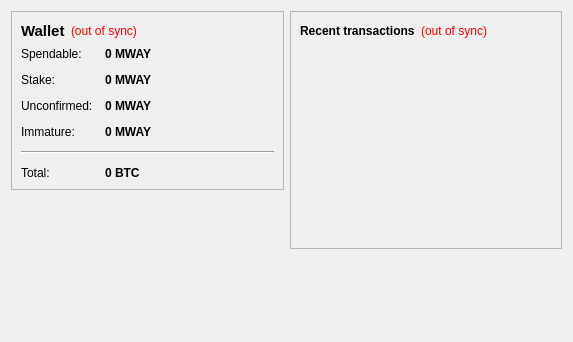
<?xml version="1.0" encoding="UTF-8"?>
<ui version="4.0">
 <class>OverviewPage</class>
 <widget class="QWidget" name="OverviewPage">
  <property name="geometry">
   <rect>
    <x>0</x>
    <y>0</y>
    <width>573</width>
    <height>342</height>
   </rect>
  </property>
  <property name="windowTitle">
   <string>Form</string>
  </property>
  <layout class="QHBoxLayout" name="horizontalLayout" stretch="1,1">
   <item>
    <layout class="QVBoxLayout" name="verticalLayout_2">
     <item>
      <widget class="QFrame" name="frame">
       <property name="frameShape">
        <enum>QFrame::StyledPanel</enum>
       </property>
       <property name="frameShadow">
        <enum>QFrame::Raised</enum>
       </property>
       <layout class="QVBoxLayout" name="verticalLayout_4">
        <item>
         <layout class="QHBoxLayout" name="horizontalLayout_4">
          <item>
           <widget class="QLabel" name="label_5">
            <property name="font">
             <font>
              <pointsize>11</pointsize>
              <weight>75</weight>
              <bold>true</bold>
             </font>
            </property>
            <property name="text">
             <string>Wallet</string>
            </property>
           </widget>
          </item>
          <item>
           <widget class="QLabel" name="labelWalletStatus">
            <property name="toolTip">
             <string>The displayed information may be out of date. Your wallet automatically synchronizes with the Milkway network after a connection is established, but this process has not completed yet.</string>
            </property>
            <property name="styleSheet">
             <string notr="true">QLabel { color: red; }</string>
            </property>
            <property name="text">
             <string notr="true">(out of sync)</string>
            </property>
            <property name="alignment">
             <set>Qt::AlignLeading|Qt::AlignLeft|Qt::AlignVCenter</set>
            </property>
           </widget>
          </item>
          <item>
           <spacer name="horizontalSpacer_2">
            <property name="orientation">
             <enum>Qt::Horizontal</enum>
            </property>
            <property name="sizeHint" stdset="0">
             <size>
              <width>40</width>
              <height>20</height>
             </size>
            </property>
           </spacer>
          </item>
         </layout>
        </item>
        <item>
         <layout class="QFormLayout" name="formLayout_2">
          <property name="fieldGrowthPolicy">
           <enum>QFormLayout::AllNonFixedFieldsGrow</enum>
          </property>
          <property name="horizontalSpacing">
           <number>12</number>
          </property>
          <property name="verticalSpacing">
           <number>12</number>
          </property>
          <item row="0" column="0">
           <widget class="QLabel" name="label">
            <property name="text">
             <string>Spendable:</string>
            </property>
           </widget>
          </item>
          <item row="0" column="1">
           <widget class="QLabel" name="labelBalance">
            <property name="font">
             <font>
              <weight>75</weight>
              <bold>true</bold>
             </font>
            </property>
            <property name="cursor">
             <cursorShape>IBeamCursor</cursorShape>
            </property>
            <property name="toolTip">
             <string>Your current spendable balance</string>
            </property>
            <property name="text">
             <string notr="true">0 MWAY</string>
            </property>
            <property name="textInteractionFlags">
             <set>Qt::LinksAccessibleByMouse|Qt::TextSelectableByKeyboard|Qt::TextSelectableByMouse</set>
            </property>
           </widget>
          </item>
          <item row="1" column="0">
           <widget class="QLabel" name="label_6">
            <property name="text">
             <string>Stake:</string>
            </property>
           </widget>
          </item>
          <item row="1" column="1">
           <widget class="QLabel" name="labelStake">
            <property name="font">
             <font>
              <weight>75</weight>
              <bold>true</bold>
             </font>
            </property>
            <property name="cursor">
             <cursorShape>IBeamCursor</cursorShape>
            </property>
            <property name="toolTip">
             <string>Total of coins that was staked, and do not yet count toward the current balance</string>
            </property>
            <property name="text">
             <string notr="true">0 MWAY</string>
            </property>
            <property name="textInteractionFlags">
             <set>Qt::LinksAccessibleByMouse|Qt::TextSelectableByKeyboard|Qt::TextSelectableByMouse</set>
            </property>
           </widget>
          </item>
          <item row="2" column="0">
           <widget class="QLabel" name="label_3">
            <property name="text">
             <string>Unconfirmed:</string>
            </property>
           </widget>
          </item>
          <item row="2" column="1">
           <widget class="QLabel" name="labelUnconfirmed">
            <property name="font">
             <font>
              <weight>75</weight>
              <bold>true</bold>
             </font>
            </property>
            <property name="cursor">
             <cursorShape>IBeamCursor</cursorShape>
            </property>
            <property name="toolTip">
             <string>Total of transactions that have yet to be confirmed, and do not yet count toward the current balance</string>
            </property>
            <property name="text">
             <string notr="true">0 MWAY</string>
            </property>
            <property name="textInteractionFlags">
             <set>Qt::LinksAccessibleByMouse|Qt::TextSelectableByKeyboard|Qt::TextSelectableByMouse</set>
            </property>
           </widget>
          </item>
          <item row="3" column="0">
           <widget class="QLabel" name="labelImmatureText">
            <property name="text">
             <string>Immature:</string>
            </property>
           </widget>
          </item>
          <item row="3" column="1">
           <widget class="QLabel" name="labelImmature">
            <property name="font">
             <font>
              <weight>75</weight>
              <bold>true</bold>
             </font>
            </property>
            <property name="toolTip">
             <string>Mined balance that has not yet matured</string>
            </property>
            <property name="text">
             <string notr="true">0 MWAY</string>
            </property>
            <property name="textInteractionFlags">
             <set>Qt::LinksAccessibleByMouse|Qt::TextSelectableByKeyboard|Qt::TextSelectableByMouse</set>
            </property>
           </widget>
          </item>
          <item row="4" column="0" colspan="2">
           <widget class="Line" name="line">
            <property name="orientation">
             <enum>Qt::Horizontal</enum>
            </property>
           </widget>
          </item>
          <item row="5" column="0">
           <widget class="QLabel" name="labelTotalText">
            <property name="text">
             <string>Total:</string>
            </property>
           </widget>
          </item>
          <item row="5" column="1">
           <widget class="QLabel" name="labelTotal">
            <property name="font">
             <font>
              <weight>75</weight>
              <bold>true</bold>
             </font>
            </property>
            <property name="cursor">
             <cursorShape>IBeamCursor</cursorShape>
            </property>
            <property name="toolTip">
             <string>Your current total balance</string>
            </property>
            <property name="text">
             <string notr="true">0 BTC</string>
            </property>
            <property name="textInteractionFlags">
             <set>Qt::LinksAccessibleByMouse|Qt::TextSelectableByKeyboard|Qt::TextSelectableByMouse</set>
            </property>
           </widget>
          </item>
         </layout>
        </item>
       </layout>
      </widget>
     </item>
     <item>
      <spacer name="verticalSpacer">
       <property name="orientation">
        <enum>Qt::Vertical</enum>
       </property>
       <property name="sizeHint" stdset="0">
        <size>
         <width>20</width>
         <height>40</height>
        </size>
       </property>
      </spacer>
     </item>
    </layout>
   </item>
   <item>
    <layout class="QVBoxLayout" name="verticalLayout_3">
     <item>
      <widget class="QFrame" name="frame_2">
       <property name="frameShape">
        <enum>QFrame::StyledPanel</enum>
       </property>
       <property name="frameShadow">
        <enum>QFrame::Raised</enum>
       </property>
       <layout class="QVBoxLayout" name="verticalLayout">
        <item>
         <layout class="QHBoxLayout" name="horizontalLayout_2">
          <item>
           <widget class="QLabel" name="label_4">
            <property name="text">
             <string>&lt;b&gt;Recent transactions&lt;/b&gt;</string>
            </property>
           </widget>
          </item>
          <item>
           <widget class="QLabel" name="labelTransactionsStatus">
            <property name="toolTip">
             <string>The displayed information may be out of date. Your wallet automatically synchronizes with the Milkway network after a connection is established, but this process has not completed yet.</string>
            </property>
            <property name="styleSheet">
             <string notr="true">QLabel { color: red; }</string>
            </property>
            <property name="text">
             <string notr="true">(out of sync)</string>
            </property>
            <property name="alignment">
             <set>Qt::AlignRight|Qt::AlignTrailing|Qt::AlignVCenter</set>
            </property>
           </widget>
          </item>
          <item>
           <spacer name="horizontalSpacer">
            <property name="orientation">
             <enum>Qt::Horizontal</enum>
            </property>
            <property name="sizeHint" stdset="0">
             <size>
              <width>40</width>
              <height>20</height>
             </size>
            </property>
           </spacer>
          </item>
         </layout>
        </item>
        <item>
         <widget class="QListView" name="listTransactions">
          <property name="styleSheet">
           <string notr="true">QListView { background: transparent; }</string>
          </property>
          <property name="frameShape">
           <enum>QFrame::NoFrame</enum>
          </property>
          <property name="verticalScrollBarPolicy">
           <enum>Qt::ScrollBarAlwaysOff</enum>
          </property>
          <property name="horizontalScrollBarPolicy">
           <enum>Qt::ScrollBarAlwaysOff</enum>
          </property>
          <property name="selectionMode">
           <enum>QAbstractItemView::NoSelection</enum>
          </property>
         </widget>
        </item>
       </layout>
      </widget>
     </item>
     <item>
      <spacer name="verticalSpacer_2">
       <property name="orientation">
        <enum>Qt::Vertical</enum>
       </property>
       <property name="sizeHint" stdset="0">
        <size>
         <width>20</width>
         <height>40</height>
        </size>
       </property>
      </spacer>
     </item>
    </layout>
   </item>
  </layout>
 </widget>
 <resources/>
 <connections/>
</ui>
